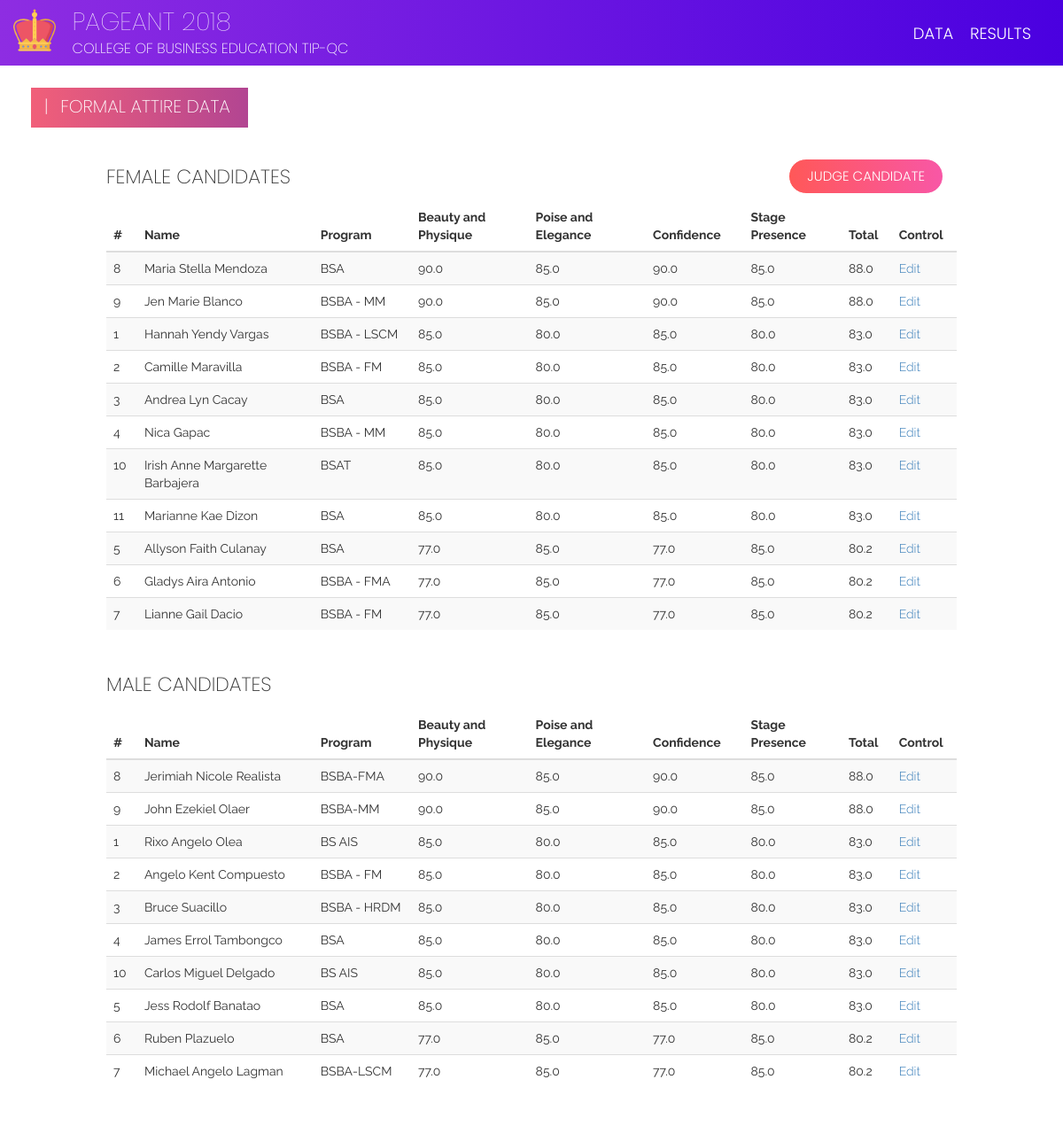
/candidates/formal_attire/list (signed in), run on the app's committed database.
### candidates/models.py (models this page shows, shortened)
class FormalAttire(models.Model):
    candidate = models.ForeignKey(Candidate, on_delete=models.CASCADE)
    judge = models.ForeignKey(User, on_delete=models.CASCADE)
    beauty_and_physique = models.FloatField(validators=[MaxValueValidator(100), MinValueValidator(0)])
    poise_and_elegance = models.FloatField(validators=[MaxValueValidator(100), MinValueValidator(0)])
    confidence = models.FloatField(validators=[MaxValueValidator(100), MinValueValidator(0)])
    stage_presence = models.FloatField(validators=[MaxValueValidator(100), MinValueValidator(0)])
    total = models.FloatField(null=True)
    class Meta:
        unique_together = ("candidate", "judge")

class Candidate(models.Model):
    idx = models.IntegerField(null=True)
    picture = models.ImageField(default="default.png")
    first_name = models.CharField(max_length=50)
    last_name = models.CharField(max_length=50)
    program = models.CharField(max_length=50)
    sex = models.CharField(max_length=8, choices=(('Male', 'Male'), ('Female', 'Female')))
    order = models.IntegerField(null=True)
    class Meta:
        ordering = ('idx', 'sex')

### candidates/views.py (the view)
# urls.py: path('formal_attire/list', views.formal_attire_list, name='formal_attire_list'),
@login_required(login_url='admin:login')
def formal_attire_list(request):
    data = FormalAttire.objects.filter(judge=request.user).order_by('-total')
    return render(request, 'candidates/formal_attire_list.html', {'data': data})

### candidates/templates/candidates/formal_attire_list.html
{% extends 'add.html' %}
{% load static %}
{% block form %}
<link href="{% static 'css/add.css' %}" rel="stylesheet"/>
<div class="page-label-box">
    <h2 class="page-label">|<span style="padding-right: 8px;">  </span>Formal Attire Data</h2>
</div>
<a id="btn-transact" class="btn btn-x btn-t-x" href="{% url 'candidates:formal_attire_add' %}">Judge Candidate</a>
<div class="row" id="table-content">
    <h3 class="table-label-x">Female Candidates</h3>
    <table class="table table-striped">
        <thead>
        <tr>
            <th scope="col" style="width: 3%;">#</th>
            <th scope="col" style="width: 18%;">Name</th>
            <th scope="col" style="width: 10%;">Program</th>
            <th scope="col" style="width: 12%;">Beauty and Physique</th>
            <th scope="col" style="width: 12%;">Poise and Elegance</th>
            <th scope="col" style="width: 10%;">Confidence</th>
            <th scope="col" style="width: 10%;">Stage Presence</th>
            <th scope="col" style="width: 5%;">Total</th>
            <th scope="col" style="width: 5%;">Control</th>
        </tr>
        </thead>
        <tbody>
        {% for each in data %}
        {% if each.candidate.sex == 'Female' %}
        <tr>
            <th scope="row">{{ each.candidate.idx }}</th>
            <td>{{ each.candidate.first_name }}<span> </span>{{ each.candidate.last_name }}</td>
            <td>{{ each.candidate.program }}</td>
            <td>{{ each.beauty_and_physique }}</td>
            <td>{{ each.poise_and_elegance }}</td>
            <td>{{ each.confidence }}</td>
            <td>{{ each.stage_presence }}</td>
            <td>{{ each.total }}</td>
            <td><a href="{% url 'candidates:formal_attire_detail' pk=each.pk %}">Edit</a></td>
        </tr>
        {% endif %}
        {% endfor %}
        </tbody>
    </table>
    <h3 class="table-label-x table-label-male">Male Candidates</h3>
    <table class="table table-striped">
        <thead>
        <tr>
            <th scope="col" style="width: 3%;">#</th>
            <th scope="col" style="width: 18%;">Name</th>
            <th scope="col" style="width: 10%;">Program</th>
            <th scope="col" style="width: 12%;">Beauty and Physique</th>
            <th scope="col" style="width: 12%;">Poise and Elegance</th>
            <th scope="col" style="width: 10%;">Confidence</th>
            <th scope="col" style="width: 10%;">Stage Presence</th>
            <th scope="col" style="width: 5%;">Total</th>
            <th scope="col" style="width: 5%;">Control</th>
        </tr>
        </thead>
        <tbody>
        {% for each in data %}
        {% if each.candidate.sex == 'Male' %}
        <tr>
            <th scope="row">{{ each.candidate.idx }}</th>
            <td>{{ each.candidate.first_name }}<span> </span>{{ each.candidate.last_name }}</td>
            <td>{{ each.candidate.program }}</td>
            <td>{{ each.beauty_and_physique }}</td>
            <td>{{ each.poise_and_elegance }}</td>
            <td>{{ each.confidence }}</td>
            <td>{{ each.stage_presence }}</td>
            <td>{{ each.total }}</td>
            <td><a href="{% url 'candidates:formal_attire_detail' pk=each.pk %}">Edit</a></td>
        </tr>
        {% endif %}
        {% endfor %}
        </tbody>
    </table>
</div>
{% endblock %}

### staticfiles/css/base.css (style rules this page uses)
p, td, a, .btn-x { font-family: "Raleway", -apple-system, BlinkMacSystemFont, "Segoe UI", Roboto, "Helvetica Neue", Arial, sans-serif; font-weight: 300; }
.btn-x { text-transform: uppercase; border-radius: 0; }
table tbody tr th, table tbody tr td { font-size: 14px; font-weight: 400; }
h1, h2, h3, h4, h5, h6 { font-weight: 200; font-family: "Poppins", -apple-system, BlinkMacSystemFont, "Segoe UI", Roboto, "Helvetica Neue", Arial, sans-serif; }
.table-label-male { margin-top: 50px; }
.page-label { text-transform: uppercase; padding-left: 15px; margin-top: 10px; padding-right: 20px; font-size: 20px; font-weight: 200; color: white; }
.table-label-x { margin-bottom: 15px; text-transform: uppercase; font-size: 22px; }
.page-label-box { background: #B24592; background: -webkit-linear-gradient(to right, #F15F79, #B24592); background: linear-gradient(to right, #F15F79, #B24592); display: inline-block; margin-left: 20px; height: 45px; margin-top: 25px; }
body { font-family: "Raleway", -apple-system, BlinkMacSystemFont, "Segoe UI", Roboto, "Helvetica Neue", Arial, sans-serif; font-weight: 400; }
.btn-x { margin-top: 15px; margin-left: -15px; font-family: "Poppins", -apple-system, BlinkMacSystemFont, "Segoe UI", Roboto, "Helvetica Neue", Arial, sans-serif; font-weight: 300; font-size: 15px; padding-top: 8px; }
#btn-transact { background: #f857a6; background: -webkit-linear-gradient(to right, #ff5858, #f857a6); background: linear-gradient(to right, #ff5858, #f857a6); border-radius: 20px; border-color: white; color: white; height: 40px; padding-left: 20px; padding-right: 20px; }
.btn-t-x { float: right; margin-right: 10vw; margin-top: 105px; }

### staticfiles/css/add.css (style rules this page uses)
#table-content { width: 80vw; margin: 2vw auto; }

### data on the page
FormalAttire: candidate.idx "8", candidate.first_name "Maria Stella", candidate.last_name "Mendoza", candidate.program "BSA", beauty_and_physique "90.0", poise_and_elegance "85.0", confidence "90.0", stage_presence "85.0", total "88.0"
FormalAttire: candidate.idx "9", candidate.first_name "Jen Marie", candidate.last_name "Blanco", candidate.program "BSBA - MM", beauty_and_physique "90.0", poise_and_elegance "85.0", confidence "90.0", stage_presence "85.0", total "88.0"
FormalAttire: candidate.idx "1", candidate.first_name "Hannah Yendy", candidate.last_name "Vargas", candidate.program "BSBA - LSCM", beauty_and_physique "85.0", poise_and_elegance "80.0", confidence "85.0", stage_presence "80.0", total "83.0"
FormalAttire: candidate.idx "2", candidate.first_name "Camille", candidate.last_name "Maravilla", candidate.program "BSBA - FM", beauty_and_physique "85.0", poise_and_elegance "80.0", confidence "85.0", stage_presence "80.0", total "83.0"
FormalAttire: candidate.idx "3", candidate.first_name "Andrea Lyn", candidate.last_name "Cacay", candidate.program "BSA", beauty_and_physique "85.0", poise_and_elegance "80.0", confidence "85.0", stage_presence "80.0", total "83.0"
FormalAttire: candidate.idx "4", candidate.first_name "Nica", candidate.last_name "Gapac", candidate.program "BSBA - MM", beauty_and_physique "85.0", poise_and_elegance "80.0", confidence "85.0", stage_presence "80.0", total "83.0"
FormalAttire: candidate.idx "10", candidate.first_name "Irish Anne Margarette", candidate.last_name "Barbajera", candidate.program "BSAT", beauty_and_physique "85.0", poise_and_elegance "80.0", confidence "85.0", stage_presence "80.0", total "83.0"
FormalAttire: candidate.idx "11", candidate.first_name "Marianne Kae", candidate.last_name "Dizon", candidate.program "BSA", beauty_and_physique "85.0", poise_and_elegance "80.0", confidence "85.0", stage_presence "80.0", total "83.0"
FormalAttire: candidate.idx "5", candidate.first_name "Allyson Faith", candidate.last_name "Culanay", candidate.program "BSA", beauty_and_physique "77.0", poise_and_elegance "85.0", confidence "77.0", stage_presence "85.0", total "80.2"
FormalAttire: candidate.idx "6", candidate.first_name "Gladys Aira", candidate.last_name "Antonio", candidate.program "BSBA - FMA", beauty_and_physique "77.0", poise_and_elegance "85.0", confidence "77.0", stage_presence "85.0", total "80.2"
FormalAttire: candidate.idx "7", candidate.first_name "Lianne Gail", candidate.last_name "Dacio", candidate.program "BSBA - FM", beauty_and_physique "77.0", poise_and_elegance "85.0", confidence "77.0", stage_presence "85.0", total "80.2"
FormalAttire: candidate.idx "8", candidate.first_name "Jerimiah Nicole", candidate.last_name "Realista", candidate.program "BSBA-FMA", beauty_and_physique "90.0", poise_and_elegance "85.0", confidence "90.0", stage_presence "85.0", total "88.0"
FormalAttire: candidate.idx "9", candidate.first_name "John Ezekiel", candidate.last_name "Olaer", candidate.program "BSBA-MM", beauty_and_physique "90.0", poise_and_elegance "85.0", confidence "90.0", stage_presence "85.0", total "88.0"
FormalAttire: candidate.idx "1", candidate.first_name "Rixo Angelo", candidate.last_name "Olea", candidate.program "BS AIS", beauty_and_physique "85.0", poise_and_elegance "80.0", confidence "85.0", stage_presence "80.0", total "83.0"
FormalAttire: candidate.idx "2", candidate.first_name "Angelo Kent", candidate.last_name "Compuesto", candidate.program "BSBA - FM", beauty_and_physique "85.0", poise_and_elegance "80.0", confidence "85.0", stage_presence "80.0", total "83.0"
FormalAttire: candidate.idx "3", candidate.first_name "Bruce", candidate.last_name "Suacillo", candidate.program "BSBA - HRDM", beauty_and_physique "85.0", poise_and_elegance "80.0", confidence "85.0", stage_presence "80.0", total "83.0"
FormalAttire: candidate.idx "4", candidate.first_name "James Errol", candidate.last_name "Tambongco", candidate.program "BSA", beauty_and_physique "85.0", poise_and_elegance "80.0", confidence "85.0", stage_presence "80.0", total "83.0"
FormalAttire: candidate.idx "10", candidate.first_name "Carlos Miguel", candidate.last_name "Delgado", candidate.program "BS AIS", beauty_and_physique "85.0", poise_and_elegance "80.0", confidence "85.0", stage_presence "80.0", total "83.0"
FormalAttire: candidate.idx "5", candidate.first_name "Jess Rodolf", candidate.last_name "Banatao", candidate.program "BSA", beauty_and_physique "85.0", poise_and_elegance "80.0", confidence "85.0", stage_presence "80.0", total "83.0"
FormalAttire: candidate.idx "6", candidate.first_name "Ruben", candidate.last_name "Plazuelo", candidate.program "BSA", beauty_and_physique "77.0", poise_and_elegance "85.0", confidence "77.0", stage_presence "85.0", total "80.2"
FormalAttire: candidate.idx "7", candidate.first_name "Michael Angelo", candidate.last_name "Lagman", candidate.program "BSBA-LSCM", beauty_and_physique "77.0", poise_and_elegance "85.0", confidence "77.0", stage_presence "85.0", total "80.2"
